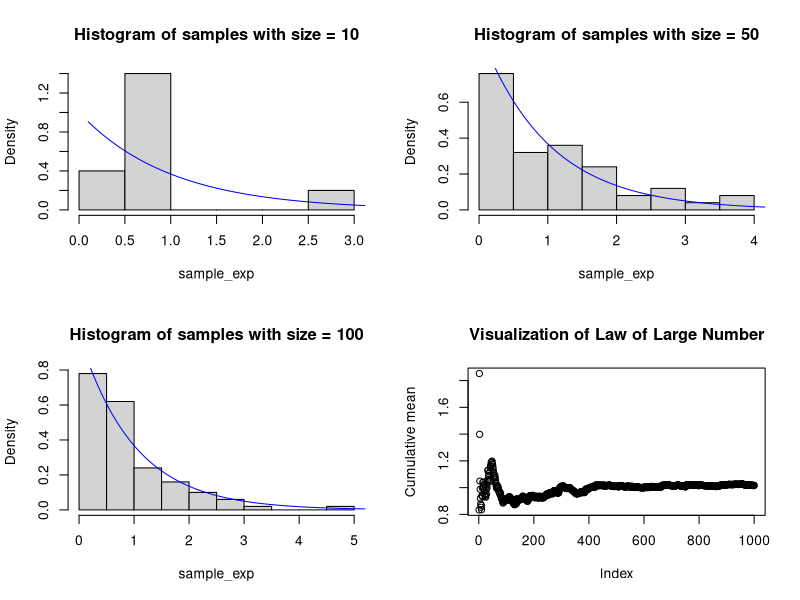
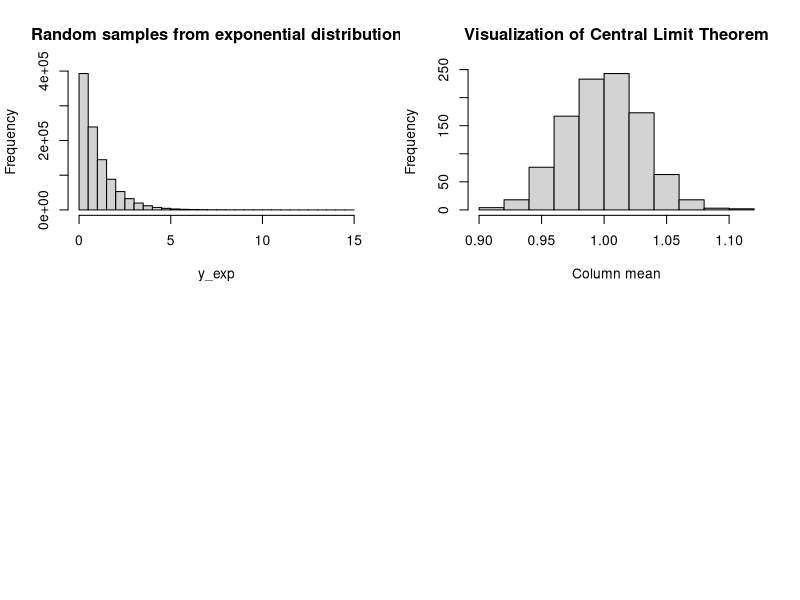

These figures' R source, in order:
## ---- chunk 1
knitr::opts_chunk$set(echo = TRUE)
## ---- chunk 2
library(ggplot2)
library(purrr)
## ---- chunk 3
sample_size_1 = c(10, 50, 100)
## ---- chunk 4
set.seed(127)

par(mfrow = c(2, 2))
for(i in sample_size_1){
  sample_exp <- rexp(i, rate = 1)
  sample_exp_range <- range(sample_exp)
  sample_exp_step <- seq(0.1, 6, by = 0.01)
  hist(sample_exp,
       main = paste("Histogram of samples with size =", i),
       freq = FALSE)
  lines(sample_exp_step, dexp(sample_exp_step), col = "blue")
  
  
}
## ---- chunk 5
set.seed(127)

N <- 1000
x_exp <- rexp(N, rate = 1)
means_exp <- cumsum(x_exp) / (1:N)
plot(1:N, means_exp,
     ylab = "Cumulative mean",
     xlab = "Index",
     main = "Visualization of Law of Large Number")
## ---- chunk 6
set.seed(127)
y_exp <- array(rexp(1000 * 1000, 1), c(1000, 1000))
## ---- chunk 7
hist(y_exp,
     main = "Random samples from exponential distribution")
hist(apply(y_exp, 1, mean),
     xlab = "Column mean",
     main = "Visualization of Central Limit Theorem")
## ---- chunk 8
set.seed(127)
quiz_time_sample <- c()
for (i in 1:1000){
  p_quiz <- runif(40)
  q <- c()
  for (j in p_quiz){
    qj <- rbernoulli(n = 1, p = j)
    q <- append(q, qj)
  }
  quiz_time_sample <- append(quiz_time_sample, sum(q))
}
mean(quiz_time_sample)
sd(quiz_time_sample)
